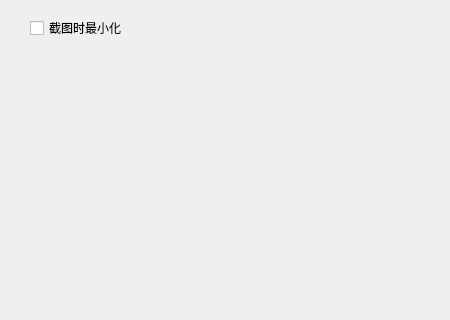
<?xml version="1.0" encoding="UTF-8"?>
<ui version="4.0">
 <class>configWidget</class>
 <widget class="QWidget" name="configWidget">
  <property name="geometry">
   <rect>
    <x>0</x>
    <y>0</y>
    <width>450</width>
    <height>320</height>
   </rect>
  </property>
  <property name="windowTitle">
   <string>Form</string>
  </property>
  <widget class="QCheckBox" name="checkBoxMin">
   <property name="geometry">
    <rect>
     <x>30</x>
     <y>20</y>
     <width>121</width>
     <height>16</height>
    </rect>
   </property>
   <property name="text">
    <string>截图时最小化</string>
   </property>
  </widget>
 </widget>
 <resources/>
 <connections/>
</ui>
